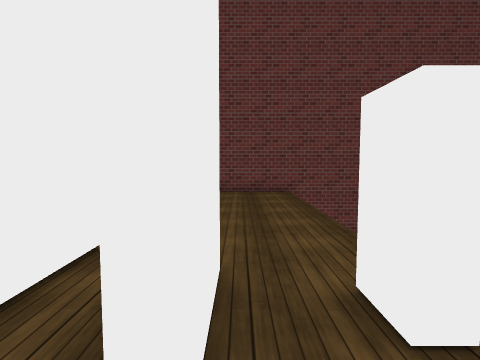
[1] (above)

12 first-person views from a walk through a scene from a Unity 3-D project. The camera is 1.4 m above the floor, tilts 4° down and sees 80° across. The floor is counted in squares, 1 m on a side. Each view is taken from the middle of a square. On the plan, view 1 faces up. The plan holds only what a view shows up to about 14 squares ahead; the rest is blank. The place goes on beyond the plan. The player character is not drawn. Some surface patterns are stand-ins.

[2]
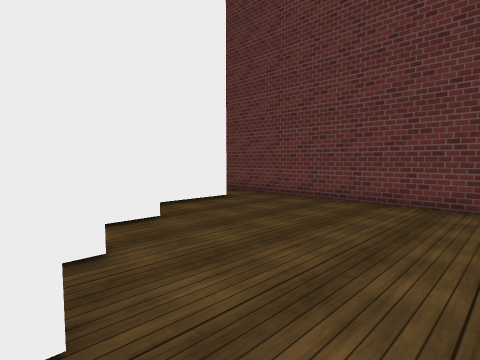

[3]
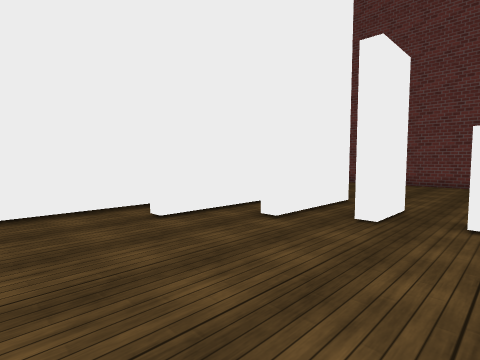

[4]
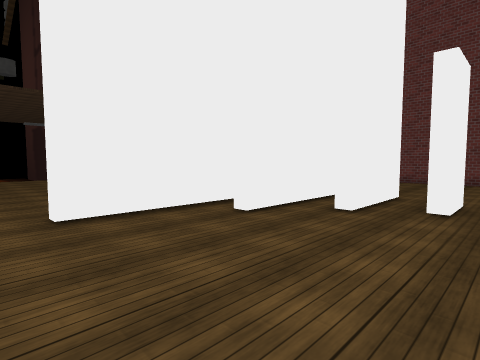

[5]
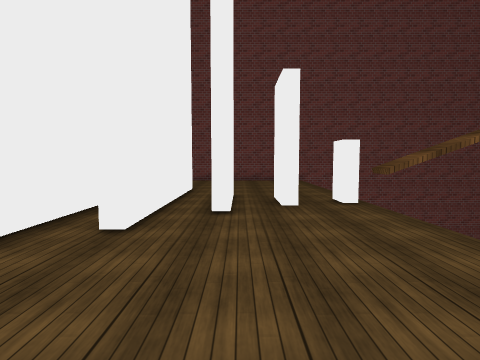

[6]
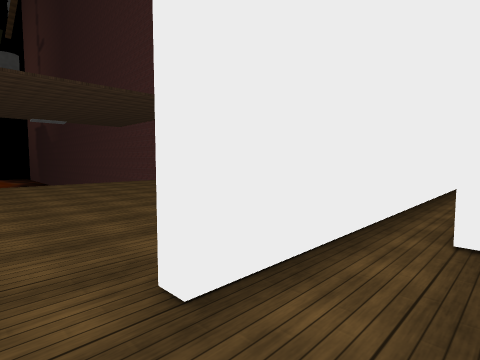

[7]
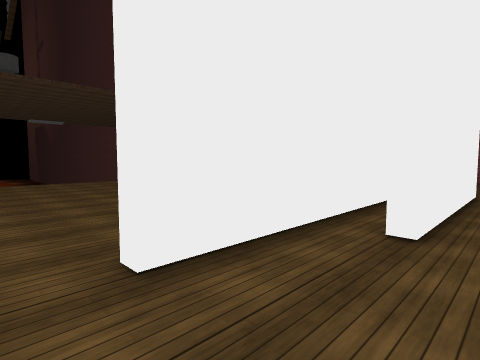

[8]
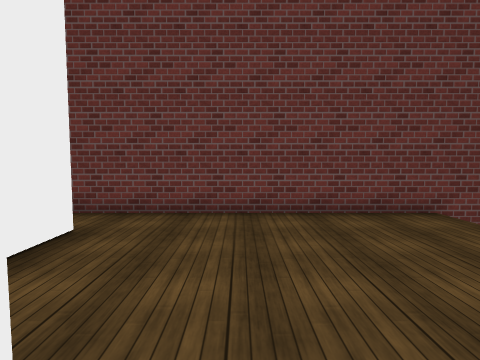

[9]
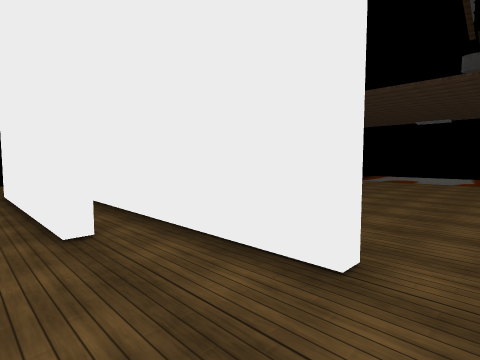

[10]
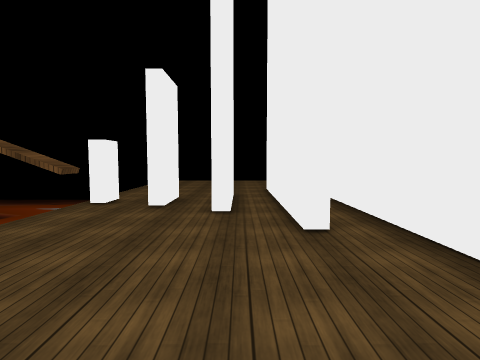

[11]
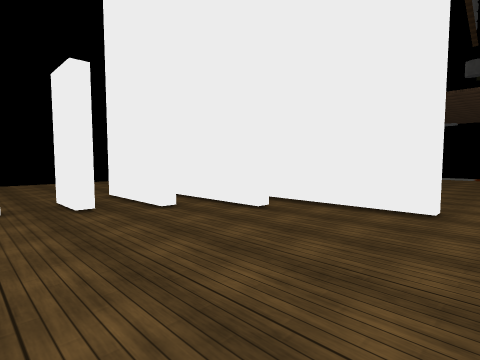

[12]
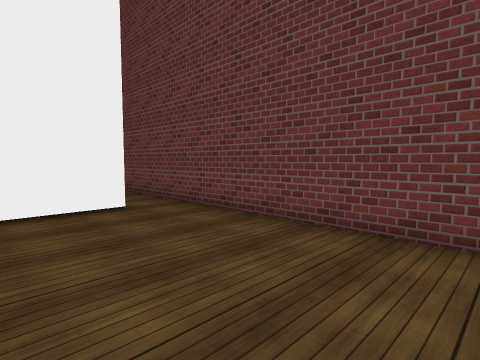

### Floor plan
Points are (right, up) in squares from view 1. A wall is a line through its corners. A room is listed if a view was taken in it or the views show most of it. See-through windows are left out.
Room 1 (views 1, 2, 3, 4, 5, 6, 7, 8, 9, 10, 11, 12)
walls: (-0.2, 1.5) (-0.8, 1.5) (-0.8, 3.5) (-0.2, 3.5) (-0.2, 1.5); (1.9, 2) (1.3, 2) (1.3, 3) (1.8, 3); (-2.8, 1.4) (-2.8, 4); (-2.9, 4.5) (-2.2, 4.5) (-2.2, 0.5) (-2.8, 0.5); (4.8, 2) (2.6, 2) (2.6, 3) (4.6, 3); (-4.9, 6.5) (-4.2, 6.5) (-4.2, -1.5) (-4.8, -1.5); (-6.2, 10.5) (-6.2, -5.5); (5.2, 12.5) (-6.5, 12.5)
ways out: opening at (-7, -7); opening at (-7, 11.5)

Where each view was taken, in squares from view 1:
view 1: 0 up, 0 right, facing up
view 2: 3 up, 2 right, facing up-left
view 3: 5 down, 2 right, facing up-left
view 4: 7 down, 1 right, facing up-left
view 5: 7 down, 2 left, facing up
view 6: 7 down, 4 left, facing up-left
view 7: 7 down, 3 left, facing up-left
view 8: 5 up, 3 left, facing up
view 9: 12 up, 3 left, facing down-left
view 10: 12 up, 3 left, facing down
view 11: 12 up, 2 right, facing down-left
view 12: 7 up, 2 right, facing up-left
